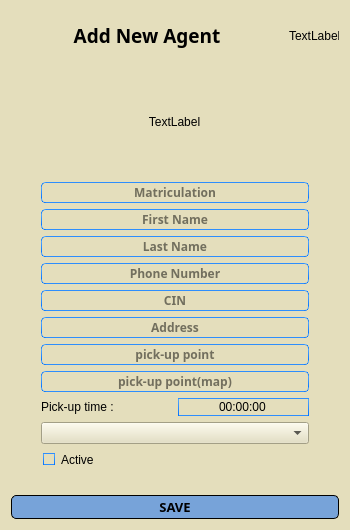
<?xml version="1.0" encoding="UTF-8"?>
<ui version="4.0">
 <class>Form</class>
 <widget class="QWidget" name="Form">
  <property name="geometry">
   <rect>
    <x>0</x>
    <y>0</y>
    <width>350</width>
    <height>530</height>
   </rect>
  </property>
  <property name="windowTitle">
   <string>Form</string>
  </property>
  <property name="styleSheet">
   <string notr="true">

QFrame#comps:hover{
	border-radius: 5px;
background-color: #d85c00;
}
QFrame#emps:hover{
	border-radius: 5px;
background-color: #d85c00;
}

QFrame#planning:hover{
	border-radius: 5px;
background-color: #d85c00;
}

QFrame#vans:hover{
	border-radius: 5px;
background-color: #d85c00;
}


QWidget {
	/*background-color:#ececec;*/
	background-color:#e4debc;
}
QTextEdit {
	border-width: 1px;
	border-style: solid;
	border-color: qlineargradient(spread:pad, x1:0.5, y1:1, x2:0.5, y2:0, stop:0 rgba(0, 113, 255, 255), stop:1 rgba(91, 171, 252, 255));
}
QPlainTextEdit {
	border-width: 1px;
	border-style: solid;
	border-color: qlineargradient(spread:pad, x1:0.5, y1:1, x2:0.5, y2:0, stop:0 rgba(0, 113, 255, 255), stop:1 rgba(91, 171, 252, 255));
}
QToolButton {
	border-style: solid;
	
	color: rgb(0,0,0);
	background-color:#3172c4;
}
QToolButton:hover{
	border-style: solid;
	
	background-color: #d85c00;
}
QToolButton:pressed{
	border-style: solid;
	border-top-color: qlineargradient(spread:pad, x1:0.5, y1:1, x2:0.5, y2:0, stop:0 rgb(215, 215, 215), stop:1 rgb(222, 222, 222));
	border-right-color: qlineargradient(spread:pad, x1:0, y1:0.5, x2:1, y2:0.5, stop:0 rgb(217, 217, 217), stop:1 rgb(227, 227, 227));
	border-left-color: qlineargradient(spread:pad, x1:0, y1:0.5, x2:1, y2:0.5, stop:0 rgb(227, 227, 227), stop:1 rgb(217, 217, 217));
	border-bottom-color: qlineargradient(spread:pad, x1:0.5, y1:1, x2:0.5, y2:0, stop:0 rgb(215, 215, 215), stop:1 rgb(222, 222, 222));
	border-width: 1px;
	border-radius: 5px;
	color: rgb(0,0,0);
	padding: 2px;
	background-color: rgb(142,142,142);
}
QPushButton{
	border-style: solid;
	
	border-width: 1px;
	border-radius: 5px;
	color: rgb(0,0,0);
	padding: 2px;
	background-color: #77a3d9;
}
QPushButton::default{
	border-style: solid;
	border-top-color: qlineargradient(spread:pad, x1:0.5, y1:1, x2:0.5, y2:0, stop:0 rgb(215, 215, 215), stop:1 rgb(222, 222, 222));
	border-right-color: qlineargradient(spread:pad, x1:0, y1:0.5, x2:1, y2:0.5, stop:0 rgb(217, 217, 217), stop:1 rgb(227, 227, 227));
	border-left-color: qlineargradient(spread:pad, x1:0, y1:0.5, x2:1, y2:0.5, stop:0 rgb(227, 227, 227), stop:1 rgb(217, 217, 217));
	border-bottom-color: qlineargradient(spread:pad, x1:0.5, y1:1, x2:0.5, y2:0, stop:0 rgb(215, 215, 215), stop:1 rgb(222, 222, 222));
	border-width: 1px;
	border-radius: 5px;
	color: rgb(0,0,0);
	padding: 2px;
	background-color: rgb(255,255,255);
}
QPushButton:hover{
	border-style: solid;

	background-color: #d85c00;
}
QPushButton:pressed{
	border-style: solid;
	border-top-color: qlineargradient(spread:pad, x1:0.5, y1:1, x2:0.5, y2:0, stop:0 rgb(215, 215, 215), stop:1 rgb(222, 222, 222));
	border-right-color: qlineargradient(spread:pad, x1:0, y1:0.5, x2:1, y2:0.5, stop:0 rgb(217, 217, 217), stop:1 rgb(227, 227, 227));
	border-left-color: qlineargradient(spread:pad, x1:0, y1:0.5, x2:1, y2:0.5, stop:0 rgb(227, 227, 227), stop:1 rgb(217, 217, 217));
	border-bottom-color: qlineargradient(spread:pad, x1:0.5, y1:1, x2:0.5, y2:0, stop:0 rgb(215, 215, 215), stop:1 rgb(222, 222, 222));
	border-width: 1px;
	border-radius: 5px;
	color: rgb(0,0,0);
	padding: 2px;
	background-color: rgb(142,142,142);
}
QPushButton:disabled{
	border-style: solid;
	border-top-color: qlineargradient(spread:pad, x1:0.5, y1:1, x2:0.5, y2:0, stop:0 rgb(215, 215, 215), stop:1 rgb(222, 222, 222));
	border-right-color: qlineargradient(spread:pad, x1:0, y1:0.5, x2:1, y2:0.5, stop:0 rgb(217, 217, 217), stop:1 rgb(227, 227, 227));
	border-left-color: qlineargradient(spread:pad, x1:0, y1:0.5, x2:1, y2:0.5, stop:0 rgb(227, 227, 227), stop:1 rgb(217, 217, 217));
	border-bottom-color: qlineargradient(spread:pad, x1:0.5, y1:1, x2:0.5, y2:0, stop:0 rgb(215, 215, 215), stop:1 rgb(222, 222, 222));
	border-width: 1px;
	border-radius: 5px;
	color: #808086;
	padding: 2px;
	background-color: rgb(142,142,142);
}
QLineEdit {
	border-width: 1px; border-radius: 4px;
	border-style: solid;
	border-color: qlineargradient(spread:pad, x1:0.5, y1:1, x2:0.5, y2:0, stop:0 rgba(0, 113, 255, 255), stop:1 rgba(91, 171, 252, 255));
}
QLabel {
	color: #000000;
}
QLCDNumber {
	color: rgb(0, 113, 255, 255);
}
QProgressBar {
	text-align: center;
	color: rgb(240, 240, 240);
	border-width: 1px; 
	border-radius: 10px;
	border-color: rgb(230, 230, 230);
	border-style: solid;
	background-color:rgb(207,207,207);
}
QProgressBar::chunk {
	background-color: qlineargradient(spread:pad, x1:0.5, y1:1, x2:0.5, y2:0, stop:0 rgba(49, 147, 250, 255), stop:1 rgba(34, 142, 255, 255));
	border-radius: 10px;
}
QMenuBar {
	background-color: qlineargradient(spread:pad, x1:0.5, y1:1, x2:0.5, y2:0, stop:0 rgba(207, 209, 207, 255), stop:1 rgba(230, 229, 230, 255));
}
QMenuBar::item {
	color: #000000;
  	spacing: 3px;
  	padding: 1px 4px;
	background-color: qlineargradient(spread:pad, x1:0.5, y1:1, x2:0.5, y2:0, stop:0 rgba(207, 209, 207, 255), stop:1 rgba(230, 229, 230, 255));
}

QMenuBar::item:selected {
  	background-color: qlineargradient(spread:pad, x1:0.5, y1:1, x2:0.5, y2:0, stop:0 rgba(0, 113, 255, 255), stop:1 rgba(91, 171, 252, 255));
	color: #FFFFFF;
}
QMenu::item:selected {
	border-style: solid;
	border-top-color: transparent;
	border-right-color: transparent;
	border-left-color: qlineargradient(spread:pad, x1:0.5, y1:1, x2:0.5, y2:0, stop:0 rgba(0, 113, 255, 255), stop:1 rgba(91, 171, 252, 255));
	border-bottom-color: transparent;
	border-left-width: 2px;
	color: #000000;
	padding-left:15px;
	padding-top:4px;
	padding-bottom:4px;
	padding-right:7px;
}
QMenu::item {
	border-style: solid;
	border-top-color: transparent;
	border-right-color: transparent;
	border-left-color: transparent;
	border-bottom-color: transparent;
	border-bottom-width: 1px;
	color: #000000;
	padding-left:17px;
	padding-top:4px;
	padding-bottom:4px;
	padding-right:7px;
}
QTabWidget {
	color:rgb(0,0,0);
	background-color:#000000;
}
QTabWidget::pane {
		border-color: rgb(223,223,223);
		background-color:rgb(226,226,226);
		border-style: solid;
		border-width: 2px;
    	border-radius: 6px;
}
QTabBar::tab:first {
	border-style: solid;
	border-left-width:1px;
	border-right-width:0px;
	border-top-width:1px;
	border-bottom-width:1px;
	border-top-color: rgb(209,209,209);
	border-left-color: qlineargradient(spread:pad, x1:0.5, y1:1, x2:0.5, y2:0, stop:0 rgba(209, 209, 209, 209), stop:1 rgba(229, 229, 229, 229));
	border-bottom-color: rgb(229,229,229);
	border-top-left-radius: 4px;
	border-bottom-left-radius: 4px;
	color: #000000;
	padding: 3px;
	margin-left:0px;
	background-color: qlineargradient(spread:pad, x1:0.5, y1:1, x2:0.5, y2:0, stop:0 rgba(247, 247, 247, 255), stop:1 rgba(255, 255, 255, 255));
}
QTabBar::tab:last {
	border-style: solid;
	border-width:1px;
	border-top-color: rgb(209,209,209);
	border-left-color: qlineargradient(spread:pad, x1:0.5, y1:1, x2:0.5, y2:0, stop:0 rgba(209, 209, 209, 209), stop:1 rgba(229, 229, 229, 229));
	border-right-color: qlineargradient(spread:pad, x1:0.5, y1:1, x2:0.5, y2:0, stop:0 rgba(209, 209, 209, 209), stop:1 rgba(229, 229, 229, 229));
	border-bottom-color: rgb(229,229,229);
	border-top-right-radius: 4px;
	border-bottom-right-radius: 4px;
	color: #000000;
	padding: 3px;
	margin-left:0px;
	background-color: qlineargradient(spread:pad, x1:0.5, y1:1, x2:0.5, y2:0, stop:0 rgba(247, 247, 247, 255), stop:1 rgba(255, 255, 255, 255));
}
QTabBar::tab {
	border-style: solid;
	border-top-width:1px;
	border-bottom-width:1px;
	border-left-width:1px;
	border-top-color: rgb(209,209,209);
	border-left-color: qlineargradient(spread:pad, x1:0.5, y1:1, x2:0.5, y2:0, stop:0 rgba(209, 209, 209, 209), stop:1 rgba(229, 229, 229, 229));
	border-bottom-color: rgb(229,229,229);
	color: #000000;
	padding: 3px;
	margin-left:0px;
	background-color: qlineargradient(spread:pad, x1:0.5, y1:1, x2:0.5, y2:0, stop:0 rgba(247, 247, 247, 255), stop:1 rgba(255, 255, 255, 255));
}
QTabBar::tab:selected, QTabBar::tab:last:selected, QTabBar::tab:hover {
  	border-style: solid;
  	border-left-width:1px;
	border-right-color: transparent;
	border-top-color: rgb(209,209,209);
	border-left-color: qlineargradient(spread:pad, x1:0.5, y1:1, x2:0.5, y2:0, stop:0 rgba(209, 209, 209, 209), stop:1 rgba(229, 229, 229, 229));
	border-bottom-color: rgb(229,229,229);
	color: #FFFFFF;
	padding: 3px;
	margin-left:0px;
	background-color: qlineargradient(spread:pad, x1:0.5, y1:1, x2:0.5, y2:0, stop:0 rgba(0, 113, 255, 255), stop:1 rgba(91, 171, 252, 255));
}

QTabBar::tab:selected, QTabBar::tab:first:selected, QTabBar::tab:hover {
  	border-style: solid;
  	border-left-width:1px;
  	border-bottom-width:1px;
  	border-top-width:1px;
	border-right-color: transparent;
	border-top-color: rgb(209,209,209);
	border-left-color: qlineargradient(spread:pad, x1:0.5, y1:1, x2:0.5, y2:0, stop:0 rgba(209, 209, 209, 209), stop:1 rgba(229, 229, 229, 229));
	border-bottom-color: rgb(229,229,229);
	color: #FFFFFF;
	padding: 3px;
	margin-left:0px;
	background-color: qlineargradient(spread:pad, x1:0.5, y1:1, x2:0.5, y2:0, stop:0 rgba(0, 113, 255, 255), stop:1 rgba(91, 171, 252, 255));
}

QCheckBox {
	color: #000000;
	padding: 2px;
}
QCheckBox:disabled {
	color: #808086;
	padding: 2px;
}

QCheckBox:hover {
	border-radius:4px;
	border-style:solid;
	padding-left: 1px;
	padding-right: 1px;
	padding-bottom: 1px;
	padding-top: 1px;
	border-width:1px;
	border-color: transparent;
}
QCheckBox::indicator:checked {

	height: 10px;
	width: 10px;
	border-style:solid;
	border-width: 1px;
	border-color: qlineargradient(spread:pad, x1:0.5, y1:1, x2:0.5, y2:0, stop:0 rgba(0, 113, 255, 255), stop:1 rgba(91, 171, 252, 255));
	color: #000000;
	background-color: qlineargradient(spread:pad, x1:0.5, y1:1, x2:0.5, y2:0, stop:0 rgba(0, 113, 255, 255), stop:1 rgba(91, 171, 252, 255));
}
QCheckBox::indicator:unchecked {

	height: 10px;
	width: 10px;
	border-style:solid;
	border-width: 1px;
	border-color: qlineargradient(spread:pad, x1:0.5, y1:1, x2:0.5, y2:0, stop:0 rgba(0, 113, 255, 255), stop:1 rgba(91, 171, 252, 255));
	color: #000000;
}
QRadioButton {
	color: 000000;
	padding: 1px;
}
QRadioButton::indicator:checked {
	height: 10px;
	width: 10px;
	border-style:solid;
	border-radius:5px;
	border-width: 1px;
	border-color: qlineargradient(spread:pad, x1:0.5, y1:1, x2:0.5, y2:0, stop:0 rgba(0, 113, 255, 255), stop:1 rgba(91, 171, 252, 255));
	color: #a9b7c6;
	background-color: qlineargradient(spread:pad, x1:0.5, y1:1, x2:0.5, y2:0, stop:0 rgba(0, 113, 255, 255), stop:1 rgba(91, 171, 252, 255));
}
QRadioButton::indicator:!checked {
	height: 10px;
	width: 10px;
	border-style:solid;
	border-radius:5px;
	border-width: 1px;
	border-color: qlineargradient(spread:pad, x1:0.5, y1:1, x2:0.5, y2:0, stop:0 rgba(0, 113, 255, 255), stop:1 rgba(91, 171, 252, 255));
	color: #a9b7c6;
	background-color: transparent;
}
QStatusBar {
	color:#027f7f;
}
QSpinBox {
	border-style: solid;
	border-width: 1px;
	border-color: qlineargradient(spread:pad, x1:0.5, y1:1, x2:0.5, y2:0, stop:0 rgba(0, 113, 255, 255), stop:1 rgba(91, 171, 252, 255));
}
QDoubleSpinBox {
	border-style: solid;
	border-width: 1px;
	border-color: qlineargradient(spread:pad, x1:0.5, y1:1, x2:0.5, y2:0, stop:0 rgba(0, 113, 255, 255), stop:1 rgba(91, 171, 252, 255));
}
QTimeEdit {
	border-style: solid;
	border-width: 1px;
	border-color: qlineargradient(spread:pad, x1:0.5, y1:1, x2:0.5, y2:0, stop:0 rgba(0, 113, 255, 255), stop:1 rgba(91, 171, 252, 255));
}
QDateTimeEdit {
	border-style: solid;
	border-width: 1px;
	border-color: qlineargradient(spread:pad, x1:0.5, y1:1, x2:0.5, y2:0, stop:0 rgba(0, 113, 255, 255), stop:1 rgba(91, 171, 252, 255));
}
QDateEdit {
	border-style: solid;
	border-width: 1px;
	border-color: qlineargradient(spread:pad, x1:0.5, y1:1, x2:0.5, y2:0, stop:0 rgba(0, 113, 255, 255), stop:1 rgba(91, 171, 252, 255));
}

QToolBox {
	color: #a9b7c6;
	background-color:#000000;
}
QToolBox::tab {
	color: #a9b7c6;
	background-color:#000000;
}
QToolBox::tab:selected {
	color: #FFFFFF;
	background-color:#000000;
}
QScrollArea {
	color: #FFFFFF;
	background-color:#000000;
}
QSlider::groove:horizontal {
	height: 5px;
	background-color: qlineargradient(spread:pad, x1:0.5, y1:1, x2:0.5, y2:0, stop:0 rgba(49, 147, 250, 255), stop:1 rgba(34, 142, 255, 255));
}
QSlider::groove:vertical {
	width: 5px;
	background-color: qlineargradient(spread:pad, x1:0.5, y1:1, x2:0.5, y2:0, stop:0 rgba(49, 147, 250, 255), stop:1 rgba(34, 142, 255, 255));
}
QSlider::handle:horizontal {
	background: rgb(253,253,253);
	border-style: solid;
	border-width: 1px;
	border-color: rgb(207,207,207);
	width: 12px;
	margin: -5px 0;
	border-radius: 7px;
}
QSlider::handle:vertical {
	background: rgb(253,253,253);
	border-style: solid;
	border-width: 1px;
	border-color: rgb(207,207,207);
	height: 12px;
	margin: 0 -5px;
	border-radius: 7px;
}
QSlider::add-page:horizontal {
    background: rgb(181,181,181);
}
QSlider::add-page:vertical {
    background: rgb(181,181,181);
}
QSlider::sub-page:horizontal {
    background-color: qlineargradient(spread:pad, x1:0.5, y1:1, x2:0.5, y2:0, stop:0 rgba(49, 147, 250, 255), stop:1 rgba(34, 142, 255, 255));
}
QSlider::sub-page:vertical {
    background-color: qlineargradient(spread:pad, y1:0.5, x1:1, y2:0.5, x2:0, stop:0 rgba(49, 147, 250, 255), stop:1 rgba(34, 142, 255, 255));
}
QScrollBar:horizontal {
	max-height: 20px;
	border: 1px transparent grey;
	margin: 0px 20px 0px 20px;
}
QScrollBar:vertical {
	max-width: 20px;
	border: 1px transparent grey;
	margin: 20px 0px 20px 0px;
}
QScrollBar::handle:horizontal {
	background: rgb(253,253,253);
	border-style: solid;
	border-width: 1px;
	border-color: rgb(207,207,207);
	border-radius: 7px;
	min-width: 25px;
}
QScrollBar::handle:horizontal:hover {
	background: rgb(253,253,253);
	border-style: solid;
	border-width: 1px;
	border-color: rgb(147, 200, 200);
	border-radius: 7px;
	min-width: 25px;
}
QScrollBar::handle:vertical {
	background: rgb(253,253,253);
	border-style: solid;
	border-width: 1px;
	border-color: rgb(207,207,207);
	border-radius: 7px;
	min-height: 25px;
}
QScrollBar::handle:vertical:hover {
	background: rgb(253,253,253);
	border-style: solid;
	border-width: 1px;
	border-color: rgb(147, 200, 200);
	border-radius: 7px;
	min-height: 25px;
}
QScrollBar::add-line:horizontal {
   border: 2px transparent grey;
   border-top-right-radius: 7px;
   border-bottom-right-radius: 7px;
   background: rgba(34, 142, 255, 255);
   width: 20px;
   subcontrol-position: right;
   subcontrol-origin: margin;
}
QScrollBar::add-line:horizontal:pressed {
   border: 2px transparent grey;
   border-top-right-radius: 7px;
   border-bottom-right-radius: 7px;
   background: rgb(181,181,181);
   width: 20px;
   subcontrol-position: right;
   subcontrol-origin: margin;
}
QScrollBar::add-line:vertical {
   border: 2px transparent grey;
   border-bottom-left-radius: 7px;
   border-bottom-right-radius: 7px;
   background: rgba(34, 142, 255, 255);
   height: 20px;
   subcontrol-position: bottom;
   subcontrol-origin: margin;
}
QScrollBar::add-line:vertical:pressed {
   border: 2px transparent grey;
   border-bottom-left-radius: 7px;
   border-bottom-right-radius: 7px;
   background: rgb(181,181,181);
   height: 20px;
   subcontrol-position: bottom;
   subcontrol-origin: margin;
}
QScrollBar::sub-line:horizontal {
   border: 2px transparent grey;
   border-top-left-radius: 7px;
   border-bottom-left-radius: 7px;
   background: rgba(34, 142, 255, 255);
   width: 20px;
   subcontrol-position: left;
   subcontrol-origin: margin;
}
QScrollBar::sub-line:horizontal:pressed {
   border: 2px transparent grey;
   border-top-left-radius: 7px;
   border-bottom-left-radius: 7px;
   background: rgb(181,181,181);
   width: 20px;
   subcontrol-position: left;
   subcontrol-origin: margin;
}
QScrollBar::sub-line:vertical {
   border: 2px transparent grey;
   border-top-left-radius: 7px;
   border-top-right-radius: 7px;
   background: rgba(34, 142, 255, 255);
   height: 20px;
   subcontrol-position: top;
   subcontrol-origin: margin;
}
QScrollBar::sub-line:vertical:pressed {
   border: 2px transparent grey;
   border-top-left-radius: 7px;
   border-top-right-radius: 7px;
   background: rgb(181,181,181);
   height: 20px;
   subcontrol-position: top;
   subcontrol-origin: margin;
}
QScrollBar::left-arrow:horizontal {
   border: 1px transparent grey;
   border-top-left-radius: 3px;
   border-bottom-left-radius: 3px;
   width: 6px;
   height: 6px;
   background: white;
}
QScrollBar::right-arrow:horizontal {
   border: 1px transparent grey;
   border-top-right-radius: 3px;
   border-bottom-right-radius: 3px;
   width: 6px;
   height: 6px;
   background: white;
}
QScrollBar::up-arrow:vertical {
   border: 1px transparent grey;
   border-top-left-radius: 3px;
   border-top-right-radius: 3px;
   width: 6px;
   height: 6px;
   background: white;
}
QScrollBar::down-arrow:vertical {
   border: 1px transparent grey;
   border-bottom-left-radius: 3px;
   border-bottom-right-radius: 3px;
   width: 6px;
   height: 6px;
   background: white;
}
QScrollBar::add-page:horizontal, QScrollBar::sub-page:horizontal {
   background: none;
}
QScrollBar::add-page:vertical, QScrollBar::sub-page:vertical {
   background: none;
}</string>
  </property>
  <layout class="QVBoxLayout" name="verticalLayout_2">
   <item>
    <layout class="QHBoxLayout" name="horizontalLayout_3">
     <item>
      <widget class="QLabel" name="label">
       <property name="minimumSize">
        <size>
         <width>0</width>
         <height>45</height>
        </size>
       </property>
       <property name="maximumSize">
        <size>
         <width>16777215</width>
         <height>45</height>
        </size>
       </property>
       <property name="font">
        <font>
         <family>Segoe Print</family>
         <pointsize>14</pointsize>
         <weight>75</weight>
         <bold>true</bold>
        </font>
       </property>
       <property name="text">
        <string>Add New Agent</string>
       </property>
       <property name="alignment">
        <set>Qt::AlignCenter</set>
       </property>
      </widget>
     </item>
     <item>
      <widget class="QLabel" name="back_icon">
       <property name="minimumSize">
        <size>
         <width>50</width>
         <height>50</height>
        </size>
       </property>
       <property name="maximumSize">
        <size>
         <width>50</width>
         <height>50</height>
        </size>
       </property>
       <property name="cursor">
        <cursorShape>PointingHandCursor</cursorShape>
       </property>
       <property name="styleSheet">
        <string notr="true">QLabel#back_icon:hover {
	
	border-color: rgb(23, 155, 255);
}</string>
       </property>
       <property name="text">
        <string>TextLabel</string>
       </property>
       <property name="alignment">
        <set>Qt::AlignLeading|Qt::AlignLeft|Qt::AlignVCenter</set>
       </property>
      </widget>
     </item>
    </layout>
   </item>
   <item>
    <layout class="QVBoxLayout" name="verticalLayout">
     <property name="leftMargin">
      <number>30</number>
     </property>
     <property name="rightMargin">
      <number>30</number>
     </property>
     <item>
      <layout class="QHBoxLayout" name="horizontalLayout_4">
       <item>
        <widget class="QLabel" name="pic">
         <property name="minimumSize">
          <size>
           <width>91</width>
           <height>91</height>
          </size>
         </property>
         <property name="maximumSize">
          <size>
           <width>91</width>
           <height>16777215</height>
          </size>
         </property>
         <property name="cursor">
          <cursorShape>PointingHandCursor</cursorShape>
         </property>
         <property name="toolTip">
          <string>&lt;html&gt;&lt;head/&gt;&lt;body&gt;&lt;p&gt;Click to Browse&lt;/p&gt;&lt;/body&gt;&lt;/html&gt;</string>
         </property>
         <property name="text">
          <string>TextLabel</string>
         </property>
         <property name="alignment">
          <set>Qt::AlignCenter</set>
         </property>
        </widget>
       </item>
      </layout>
     </item>
     <item>
      <widget class="QLineEdit" name="matrr">
       <property name="font">
        <font>
         <family>Segoe Print</family>
         <weight>75</weight>
         <bold>true</bold>
        </font>
       </property>
       <property name="alignment">
        <set>Qt::AlignCenter</set>
       </property>
       <property name="readOnly">
        <bool>false</bool>
       </property>
       <property name="placeholderText">
        <string>Matriculation</string>
       </property>
      </widget>
     </item>
     <item>
      <widget class="QLineEdit" name="Fname">
       <property name="font">
        <font>
         <family>Segoe Print</family>
         <weight>75</weight>
         <bold>true</bold>
        </font>
       </property>
       <property name="alignment">
        <set>Qt::AlignCenter</set>
       </property>
       <property name="placeholderText">
        <string>First Name</string>
       </property>
      </widget>
     </item>
     <item>
      <widget class="QLineEdit" name="Lname">
       <property name="font">
        <font>
         <family>Segoe Print</family>
         <weight>75</weight>
         <bold>true</bold>
        </font>
       </property>
       <property name="alignment">
        <set>Qt::AlignCenter</set>
       </property>
       <property name="placeholderText">
        <string>Last Name</string>
       </property>
      </widget>
     </item>
     <item>
      <widget class="QLineEdit" name="phone">
       <property name="font">
        <font>
         <family>Segoe Print</family>
         <weight>75</weight>
         <bold>true</bold>
        </font>
       </property>
       <property name="inputMethodHints">
        <set>Qt::ImhNone</set>
       </property>
       <property name="inputMask">
        <string/>
       </property>
       <property name="maxLength">
        <number>10</number>
       </property>
       <property name="cursorPosition">
        <number>0</number>
       </property>
       <property name="alignment">
        <set>Qt::AlignCenter</set>
       </property>
       <property name="placeholderText">
        <string>Phone Number</string>
       </property>
       <property name="cursorMoveStyle">
        <enum>Qt::LogicalMoveStyle</enum>
       </property>
       <property name="clearButtonEnabled">
        <bool>false</bool>
       </property>
      </widget>
     </item>
     <item>
      <widget class="QLineEdit" name="CIN">
       <property name="font">
        <font>
         <family>Segoe Print</family>
         <weight>75</weight>
         <bold>true</bold>
        </font>
       </property>
       <property name="alignment">
        <set>Qt::AlignCenter</set>
       </property>
       <property name="placeholderText">
        <string>CIN</string>
       </property>
      </widget>
     </item>
     <item>
      <widget class="QLineEdit" name="ad">
       <property name="font">
        <font>
         <family>Segoe Print</family>
         <weight>75</weight>
         <bold>true</bold>
        </font>
       </property>
       <property name="alignment">
        <set>Qt::AlignCenter</set>
       </property>
       <property name="placeholderText">
        <string>Address</string>
       </property>
      </widget>
     </item>
     <item>
      <widget class="QLineEdit" name="pickup">
       <property name="font">
        <font>
         <family>Segoe Print</family>
         <weight>75</weight>
         <bold>true</bold>
        </font>
       </property>
       <property name="alignment">
        <set>Qt::AlignCenter</set>
       </property>
       <property name="placeholderText">
        <string>pick-up point</string>
       </property>
      </widget>
     </item>
     <item>
      <widget class="QLineEdit" name="pickup_map">
       <property name="font">
        <font>
         <family>Segoe Print</family>
         <weight>75</weight>
         <bold>true</bold>
        </font>
       </property>
       <property name="alignment">
        <set>Qt::AlignCenter</set>
       </property>
       <property name="placeholderText">
        <string>pick-up point(map)</string>
       </property>
      </widget>
     </item>
     <item>
      <layout class="QHBoxLayout" name="horizontalLayout_2">
       <item>
        <widget class="QLabel" name="label_2">
         <property name="maximumSize">
          <size>
           <width>16777215</width>
           <height>30</height>
          </size>
         </property>
         <property name="text">
          <string>Pick-up time : </string>
         </property>
        </widget>
       </item>
       <item>
        <widget class="QTimeEdit" name="pickTime">
         <property name="wrapping">
          <bool>false</bool>
         </property>
         <property name="alignment">
          <set>Qt::AlignCenter</set>
         </property>
         <property name="buttonSymbols">
          <enum>QAbstractSpinBox::NoButtons</enum>
         </property>
         <property name="accelerated">
          <bool>false</bool>
         </property>
         <property name="showGroupSeparator" stdset="0">
          <bool>false</bool>
         </property>
         <property name="calendarPopup">
          <bool>true</bool>
         </property>
         <property name="timeSpec">
          <enum>Qt::LocalTime</enum>
         </property>
         <property name="time">
          <time>
           <hour>0</hour>
           <minute>0</minute>
           <second>0</second>
          </time>
         </property>
        </widget>
       </item>
      </layout>
     </item>
     <item>
      <widget class="QComboBox" name="grps">
       <property name="insertPolicy">
        <enum>QComboBox::InsertAtTop</enum>
       </property>
       <property name="sizeAdjustPolicy">
        <enum>QComboBox::AdjustToContents</enum>
       </property>
       <property name="frame">
        <bool>true</bool>
       </property>
      </widget>
     </item>
     <item>
      <widget class="QCheckBox" name="active">
       <property name="text">
        <string>Active</string>
       </property>
       <property name="tristate">
        <bool>false</bool>
       </property>
      </widget>
     </item>
    </layout>
   </item>
   <item>
    <layout class="QHBoxLayout" name="horizontalLayout">
     <property name="topMargin">
      <number>20</number>
     </property>
     <item>
      <widget class="QPushButton" name="save_btn">
       <property name="font">
        <font>
         <family>Segoe Print</family>
         <pointsize>10</pointsize>
         <weight>75</weight>
         <bold>true</bold>
        </font>
       </property>
       <property name="cursor">
        <cursorShape>PointingHandCursor</cursorShape>
       </property>
       <property name="text">
        <string>SAVE</string>
       </property>
      </widget>
     </item>
    </layout>
   </item>
  </layout>
 </widget>
 <resources/>
 <connections/>
</ui>
